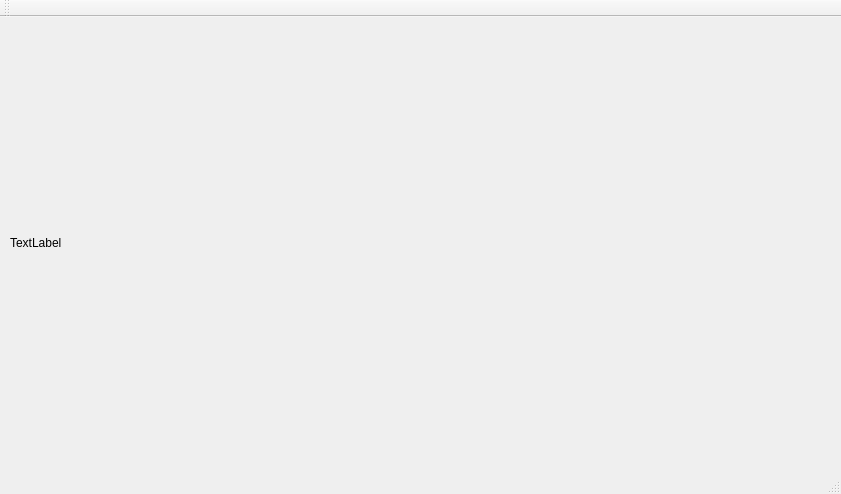
<?xml version="1.0" encoding="UTF-8"?>
<ui version="4.0">
 <class>MainWindow</class>
 <widget class="QMainWindow" name="MainWindow">
  <property name="geometry">
   <rect>
    <x>0</x>
    <y>0</y>
    <width>841</width>
    <height>494</height>
   </rect>
  </property>
  <property name="windowTitle">
   <string>MainWindow</string>
  </property>
  <widget class="QWidget" name="centralWidget">
   <widget class="QLabel" name="label">
    <property name="geometry">
     <rect>
      <x>10</x>
      <y>10</y>
      <width>801</width>
      <height>431</height>
     </rect>
    </property>
    <property name="text">
     <string>TextLabel</string>
    </property>
   </widget>
  </widget>
  <widget class="QMenuBar" name="menuBar">
   <property name="geometry">
    <rect>
     <x>0</x>
     <y>0</y>
     <width>841</width>
     <height>27</height>
    </rect>
   </property>
  </widget>
  <widget class="QToolBar" name="mainToolBar">
   <attribute name="toolBarArea">
    <enum>TopToolBarArea</enum>
   </attribute>
   <attribute name="toolBarBreak">
    <bool>false</bool>
   </attribute>
  </widget>
  <widget class="QStatusBar" name="statusBar"/>
 </widget>
 <layoutdefault spacing="6" margin="11"/>
 <resources/>
 <connections/>
</ui>
